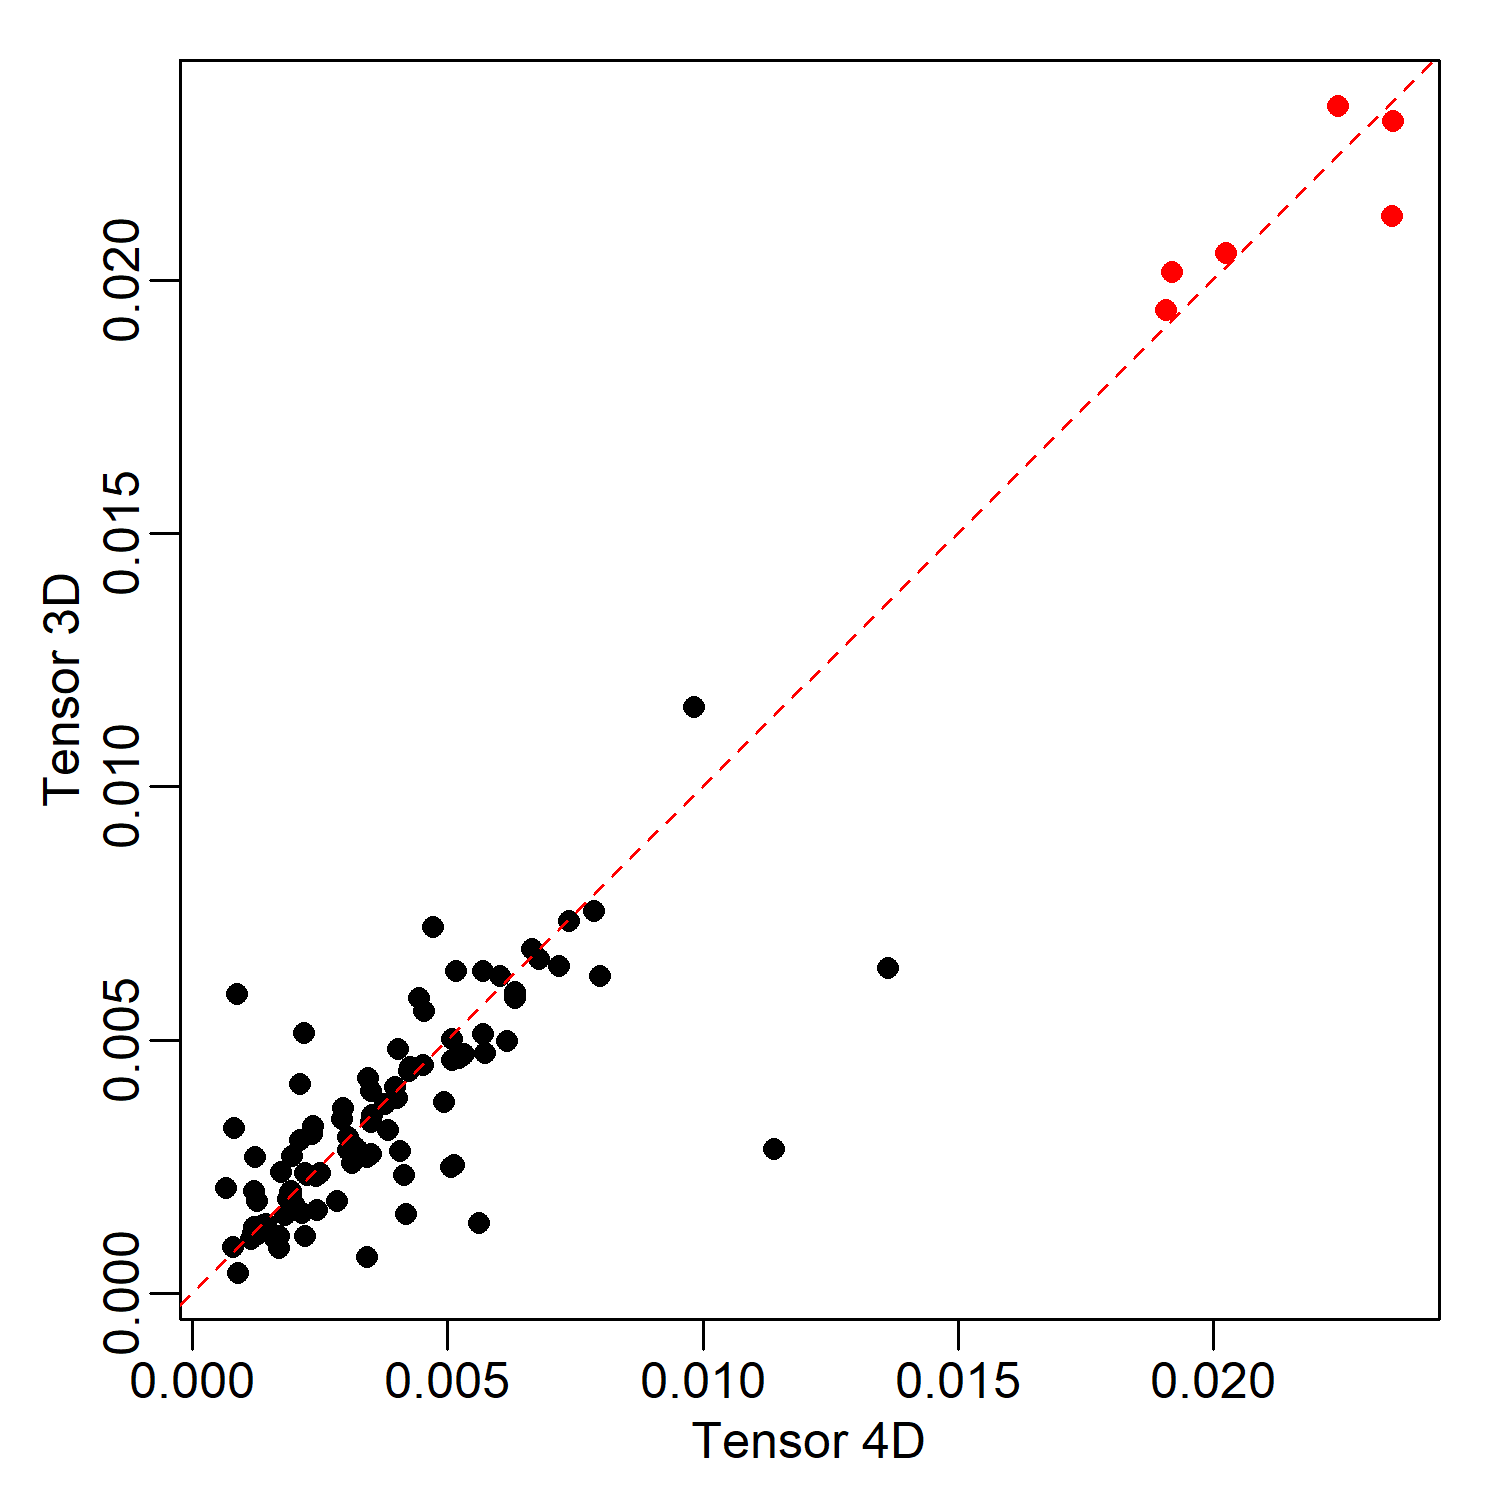

R code for this plot:
library(devtools)
load_all('.')

nCells = 2000
nGenes = 100
set.seed(1)
X <- rnbinom(n = nGenes * nCells, size = 20, prob = 0.98)
X <- round(X)
X <- matrix(X, ncol = nCells)
rownames(X) <- c(paste0('ng', 1:90), paste0('mt-', 1:10))

Y <- X
Y[10,] <- Y[50,]
Y[2,] <- Y[11,]
Y[3,] <- Y[5,]

outputHA_td3 <- scTenifold3Net(X = X, Y = Y,
                          nc_nNet = 10, nc_nCells = 500,
                          td_K = 3, qc_minLibSize = 30)

outputHA_td4 <- scTenifoldNet(X = X, Y = Y,
                            nc_nNet = 10, nc_nCells = 500,
                            td_K = 3, qc_minLibSize = 30)

D1 <- outputHA_td3$diffRegulation$distance
names(D1) <- outputHA_td3$diffRegulation$gene

D2 <- outputHA_td4$diffRegulation$distance
names(D2) <- outputHA_td4$diffRegulation$gene

D2 <- D2[names(D1)]

png('tensorDimension.png', width = 1500, height = 1500, res = 300)
par(mar=c(3,3,1,1), mgp=c(1.5,0.5,0))
gCol <- ifelse(outputHA_td3$diffRegulation$p.adj < 0.1 | outputHA_td4$diffRegulation$p.adj < 0.1, 'red', 'black')
plot(D2,D1, xlab = 'Tensor 4D', ylab = 'Tensor 3D', pch = 16, col = gCol)
abline(0,1, col = 'red', lty = 2)
dev.off()
